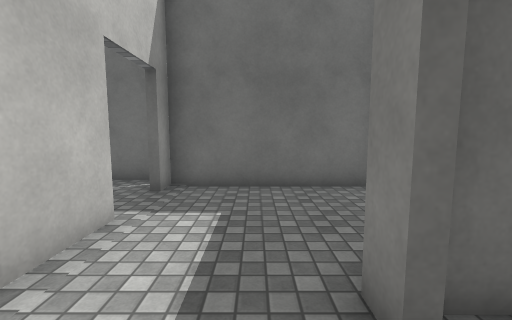
View 1 (above)

12 first-person views from a walk through a 3-D level made in the Unity game engine. The camera is 1.4 m above the floor, tilts 6° down and sees 90° across. The floor is counted in squares, 1 m on a side. Each view is taken from the middle of a square. On the plan, view 1 faces up. The plan holds only what a view shows up to about 13 squares ahead; the rest is blank. The place goes on beyond the plan. The player character is not drawn. Door leaves are left out, so doorways stand open. Surface patterns are stand-ins for the level's own textures.

View 2
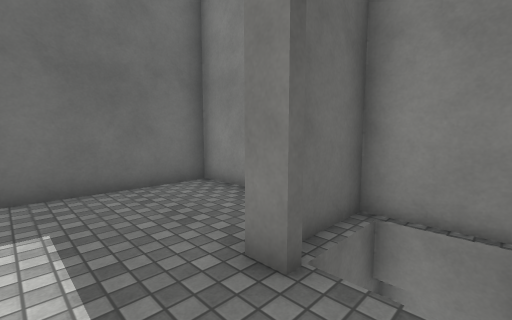

View 3
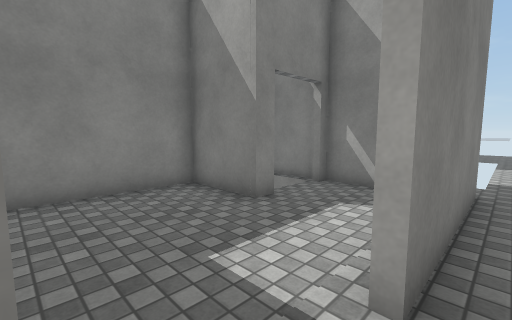

View 4
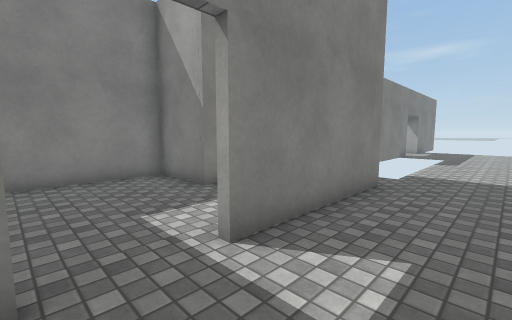

View 5
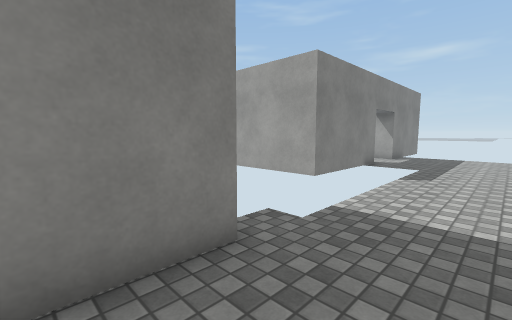

View 6
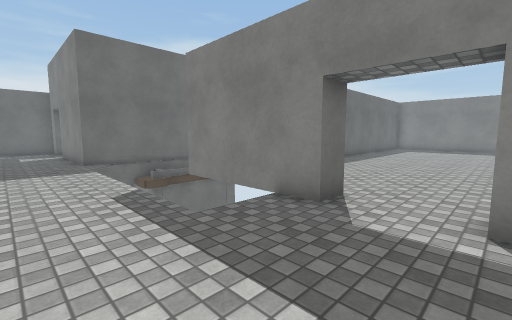

View 7
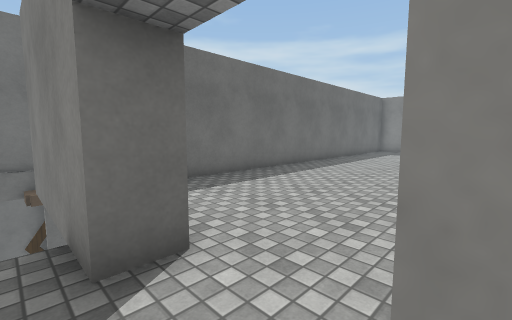

View 8
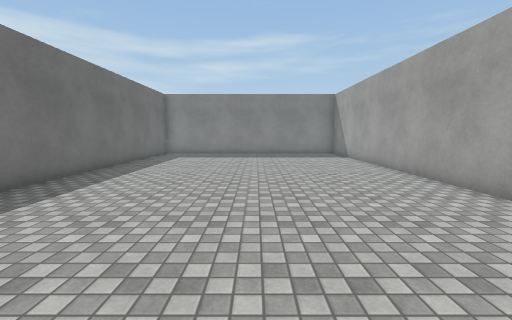

View 9
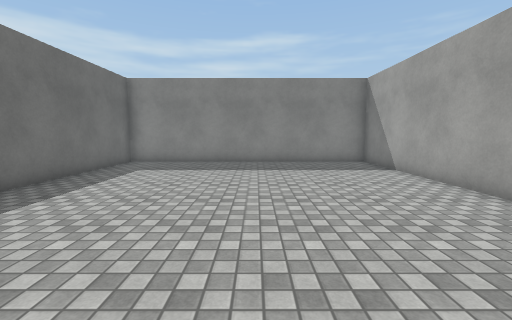

View 10
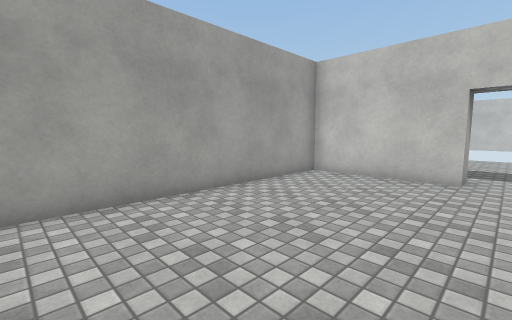

View 11
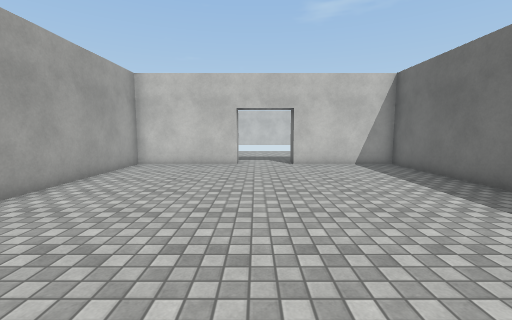

View 12
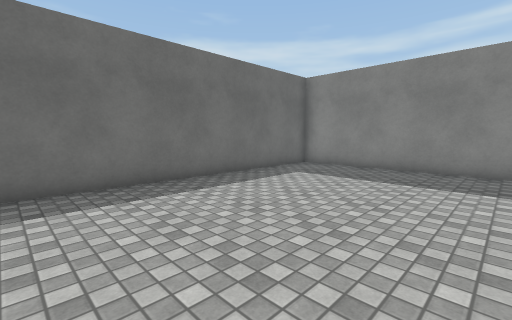

### Floor plan
Points are (right, up) in squares from view 1. A wall is a line through its corners. A room is listed if a view was taken in it or the views show most of it. See-through windows are left out.
Room 1 (views 1, 2)
walls: (0.9, 1.5) (0.9, 2.1); (1.4, -0.9) (3, -0.9); (-0.6, -0.9) (0.9, -0.9); (3.5, 1.8) (1.4, 1.8)
ways out: opening at (-0.5, 2) to room 4
Room 2 (views 3, 4, 5, 6, 7)
walls: (-2.5, -1.1) (-2.5, 4); (0.5, -11.3) (-0.5, -11.3) (-0.5, -6.2); (-0.5, -13.8) (0.5, -13.8); (-3.1, 7.5) (-4.4, 7.5)
ways out: opening at (0, -12.5) to room 3; opening at (-2, 4.5) to room 4
Room 3 (views 8, 9, 10, 11, 12)
walls: (0.5, -13.8) (0.5, -18.3) (19.5, -18.3) (19.5, -6.9) (0.5, -6.9) (0.5, -11.3)
ways out: opening at (0, -12.5) to room 2
Room 4 (no view inside)
walls: (0.9, 2.1) (3.5, 2.1) (3.5, 6.8) (-2.3, 6.8) (-2.3, 6); (-2.3, 4) (-2.3, 2.1)
ways out: opening at (-0.5, 2) to room 1; opening at (-2, 4.5) to room 2

Positions as (right, up) in squares from view 1, and headings:
1: (0, 0), facing up
2: (-1, 0), facing up-right
3: (-3, 6), facing down-right
4: (-5, 6), facing down-right
5: (-5, 1), facing down-right
6: (-5, -14), facing up-right
7: (-1, -14), facing up-right
8: (2, -13), facing right
9: (7, -13), facing right
10: (9, -13), facing down-left
11: (12, -13), facing left
12: (9, -14), facing up-right
